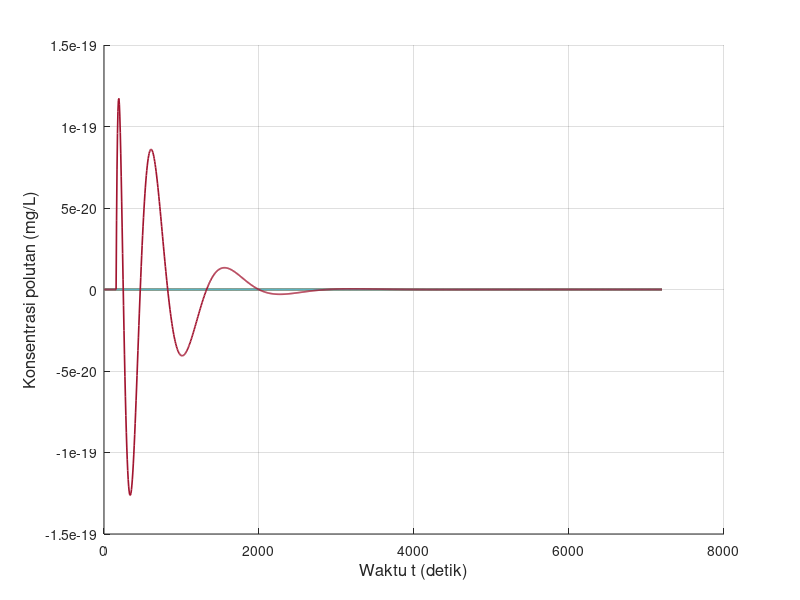

This figure's MATLAB source: (Note: this script raises an error after producing the figure.)
clear; clc; close all;

% Feby Syarief Al A`raaf
% 26050124130087
% Oseanografi C
%
% Simulasi adveksi/difusi 1 dimensi metode Crank-Nicolson
% Sumber polutan diskontinu
% Grafik: konsentrasi polutan terhadap waktu
% NIM = 087, sehingga:
% x = 0, y = 8, z = 7

x_digit = 0;
y_digit = 8;
z_digit = 7;

C_source = 10 * z_digit;

L = 3000;
T = 7200;

scenario(1).nama = 'Skenario 1';
scenario(1).dx   = 15;
scenario(1).dt   = 6;
scenario(1).G    = 0.5;
scenario(1).m    = 15 + z_digit;

scenario(2).nama = 'Skenario 2';
scenario(2).dx   = 30;
scenario(2).dt   = 6;
scenario(2).G    = 0.05;
scenario(2).m    = 30 + z_digit;

scenario(3).nama = 'Skenario 3';
scenario(3).dx   = 15;
scenario(3).dt   = 6;
scenario(3).G    = 1;
scenario(3).m    = 15 + z_digit;

folder_output = 'output_Diskontinu_CN_Polutan_Terhadap_Waktu';
if ~exist(folder_output, 'dir')
    mkdir(folder_output);
end

for s = 1:numel(scenario)

    fprintf('\nMemproses %s\n', scenario(s).nama);

    dx       = scenario(s).dx;
    dt       = scenario(s).dt;
    G        = scenario(s).G;
    m_source = scenario(s).m;
    n_source = 20 + z_digit;

    M_grid = round(L / dx) + 1;
    Mmax   = max(M_grid, m_source);
    Nmax   = round(T / dt);

    alpha = (G * dt) / (dx^2);

    fprintf('dx = %.3f m, dt = %.3f s, G = %.3f m^2/s, m = %d, n = %d\n', dx, dt, G, m_source, n_source);
    fprintf('Mmax = %d, Nmax = %d, alpha = %.6f\n', Mmax, Nmax, alpha);

    F = zeros(Nmax + 1, Mmax);

    t_step = 0:Nmax;
    t_time = t_step * dt;

    rv = [1 3 5 7 9 11 13];
    rv_valid = rv(rv >= 1 & rv <= Mmax);

    if length(rv_valid) < length(rv)
        fprintf('%s: beberapa grid berada di luar domain sehingga tidak digrafikkan.\n', scenario(s).nama);
    end

    a = -alpha;
    b = 2 + 2 * alpha;
    c = -alpha;

    H = zeros(1, Mmax);
    Q = zeros(1, Mmax);
    D = zeros(1, Mmax);

    for n = 1:Nmax

        if n == n_source
            F(n, m_source) = C_source;
        end

        for i = 2:(Mmax-1)
            D(i) = alpha * F(n, i+1) + (2 - 2 * alpha) * F(n, i) + alpha * F(n, i-1);
        end

        D(2)      = D(2) + alpha * F(n+1, 1);
        D(Mmax-1) = D(Mmax-1) + alpha * F(n+1, Mmax);

        H(2) = c / b;
        Q(2) = D(2) / b;

        for i = 3:(Mmax-1)
            denom = b - a * H(i-1);
            H(i) = c / denom;
            Q(i) = (D(i) - a * Q(i-1)) / denom;
        end

        F(n+1, Mmax-1) = Q(Mmax-1);

        for j = (Mmax-2):-1:2
            F(n+1, j) = H(j) * F(n+1, j+1) + Q(j);
        end

        F(n+1, 1)    = F(n+1, 2);
        F(n+1, Mmax) = F(n+1, Mmax-1);
    end

    fig = figure('Visible', 'off', 'Position', [100 100 1400 600]);
    hold on;

    legend_text = {};

    for k = 1:length(rv_valid)
        plot(t_time, F(:, rv_valid(k)), 'LineWidth', 1.2);
        legend_text{end+1} = sprintf('m = %d', rv_valid(k));
    end

    grid on;
    xlabel('Waktu t (detik)', 'FontSize', 12);
    ylabel('Konsentrasi polutan (mg/L)', 'FontSize', 12);
    title(sprintf('%s - Konsentrasi polutan terhadap waktu', scenario(s).nama), ...
        'Feby Syarief-0087-Ose C', 'FontSize', 14, 'FontWeight', 'bold');
    xlim([t_time(1), t_time(end)]);

    y_max = max(F(:, rv_valid), [], 'all');
    if isempty(y_max) || isnan(y_max) || y_max <= 0
        ylim([0 1]);
    else
        ylim([0, max(C_source * 1.2, y_max * 1.1)]);
    end

    set(gca, 'FontSize', 11);

    legend(legend_text, ...
        'Location', 'northwest', ...
        'FontSize', 8, ...
        'NumColumns', 2, ...
        'Box', 'on');

    hold off;

    nama_file = sprintf('cn_diskontinu_waktu_skenario_%d.png', s);
    saveas(fig, fullfile(folder_output, nama_file));
    close(fig);

    fprintf('%s selesai diproses.\n', scenario(s).nama);
end

fprintf('\nSemua skenario telah selesai diproses.\n');
